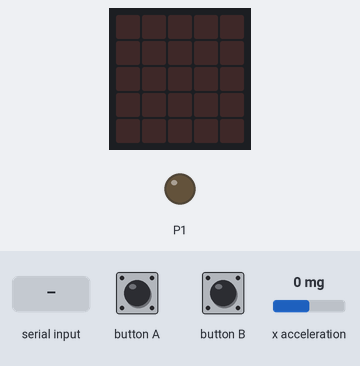
Simulated run of this program. Board: BBC micro:bit running MicroPython. Parts: the board's 5×5 LED display, output pins drawn as LEDs (lit = HIGH). Dashed ring = blinking. Inputs (shaded band) come from the test bench; at power-on: x acceleration 0 mg. What the program prints to the serial console is not drawn.

Above: at 1.2 s.
1.3 s: "2" typed at the serial console
At 3.8 s:
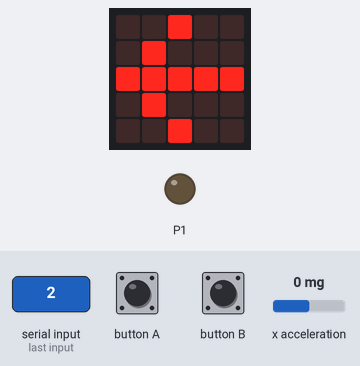
4.3 s: "3" typed at the serial console
At 4.7 s:
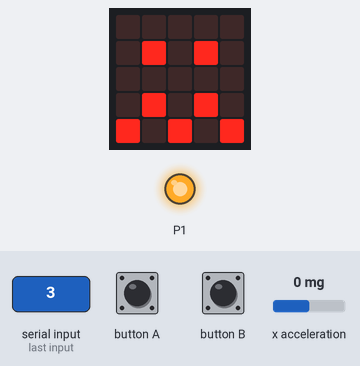
6.3 s: "4" typed at the serial console
At 7.7 s:
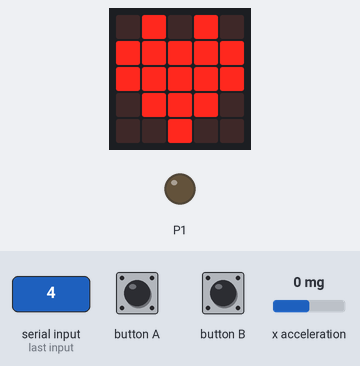
8.0 s: "1" typed at the serial console
At 9.2 s:
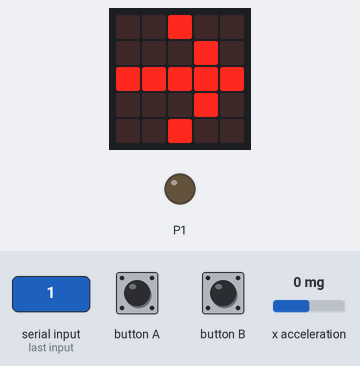
9.5 s: "5" typed at the serial console
At 9.62 s:
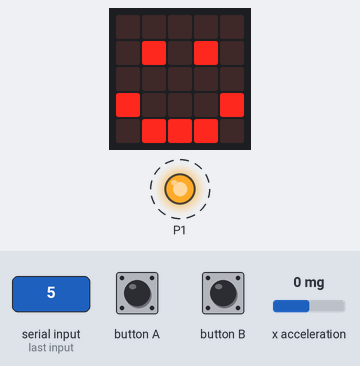
Timing chart, 0 to 12.5 s (numbered marks = the images above; inputs shaded):
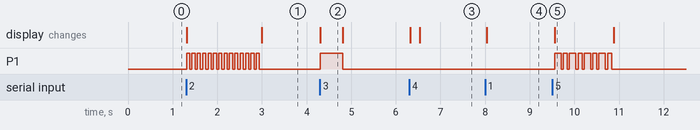

Measured:
- after the input at 1.3 s, P1: alternates HIGH for 0.07 s and LOW for 0.05 s, 28 changes in all, then stays LOW, starting at once; the display: first changes at once (image 1 shows a later state)
- after the input at 4.3 s, P1: LOW → HIGH at once, → LOW 0.50 s later; the display: changes at once (image 2)
- after the input at 6.3 s, the display: first changes at once (image 3 shows a later state)
- after the input at 8.0 s, the display: changes at once (image 4)
- after the input at 9.5 s, P1: alternates HIGH for 0.12 s and LOW for 0.05 s, 16 changes in all, then stays LOW, starting after 0.05 s; the display: changes after 0.05 s (image 5)
- what the display in image 2 shows lasts 0.5 s, from 4.3 s to 4.8 s

The program:

mbit.py
```python
from microbit import *


def send_sensor_data():
    x = accelerometer.get_x()
    a, b = button_a.was_pressed(), button_b.was_pressed()
    print(x, a, b)


def show_hearts():
    hearts = [Image.HEART_SMALL, Image.HEART]
    display.clear()
    display.show(hearts, wait=False, delay=200)


def vibrate_angrily():
    for x in range(14):
        pin1.write_digital(1)
        sleep(70)
        pin1.write_digital(0)
        sleep(50)


def vibrate_happily():
    for x in range(4):
        pin1.write_digital(1)
        sleep(150)
        pin1.write_digital(0)
        sleep(50)
        pin1.write_digital(1)
        sleep(90)
        pin1.write_digital(0)
        sleep(40)


uart.init(115200)

motor_on = False
motor_counter = 0

level_up_motor_on = False
level_up_motor_counter = 0

while True:
    sleep(100)
    send_sensor_data()
    if uart.any():
        data = uart.read(1)
        if data == b'1':
            display.show(Image.ARROW_E, wait=False)
        elif data == b'2':
            # game lost
            display.show(Image.SAD)
            vibrate_angrily()
            display.show(Image.ARROW_W, wait=False)
        elif data == b'3':
            # the player was hit
            pin1.write_digital(1)
            display.show(Image.CONFUSED, wait=False)
            motor_on = True
            motor_counter = 0
        elif data == b'4':
            # player scored a point
            show_hearts()
        elif data == b'5':
            # game won
            display.show(Image.HAPPY, wait=False)
            vibrate_happily()
            display.show(Image.ARROW_W, wait=False)
        elif data == b'6':
            # level up
            display.show(Image.HAPPY, wait=False)
            pin1.write_digital(1)
            level_up_motor_on = True
            level_up_motor_counter = 0
    if motor_on:
        motor_counter += 1
        if motor_counter > 5:
            pin1.write_digital(0)
            display.clear()
            motor_on = False
    if level_up_motor_on:
        level_up_motor_counter += 1
        if level_up_motor_counter % 2 == 0:
            pin1.write_digital(0)
        else:
            pin1.write_digital(1)
        if level_up_motor_counter > 10:
            display.clear()
            level_up_motor_on = False
    if not motor_on and not level_up_motor_on:
        pin1.write_digital(0)
```
